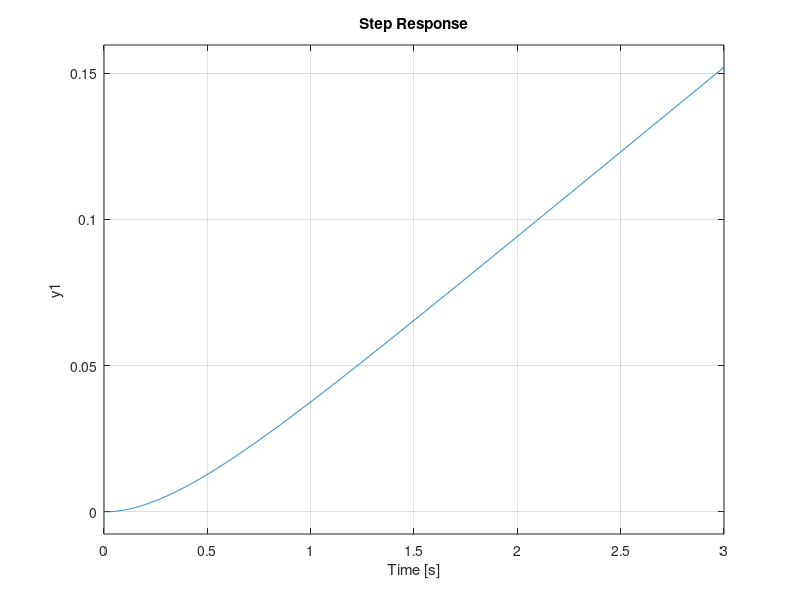

The MATLAB source for this figure: (Note: this script raises an error after producing the figure.)
%% before control

Jm=0.04;
Jl=0.5;
bm=0.1;
bl=0;
K=0.25;
R=8;
L=0.05;
n=1/75;
Jo=Jm+(n^2)*Jl;
bo=bm+(n^2)*bl;
num=[K*n];
numv=[K*n 0]
den=[L*Jo,L*bo+R*Jo,R*bo+K^2,0];
G=tf(num,den)
Gv=tf(numv,den)
%Gclosed=feedback(G,1)
%step(Gclosed)
step(G)
step(Gv)
[A,B,C,D]=tf2ss(num,den)
pzmap(G)% we have a pole on the zero hence the system is marginally stable
%when we subject the system to a step input we can see that it diverges
%the system is type 1 with 3rd order
%since it has a constant slope this makes sense, since the velocity is
%constant.
step(15*G)
stepinfo(15*G)
rlocus(G)
Po=4;
Ts=2;
[zeta,wn]=SecondOrderResponse(Po,Ts)
%zeta=0.75;
zeta=0.8;
%wn=5;
sgrid(zeta,wn)
%we can't use simple P controller since this is not on rootlocus
%we want transient response of Po=4% and Ts=2s
%so, we will need PD controller
%since we also want a steady state error less than 2%
%we use PID;
% we can also use Lead instead of PD
% and lag instead of I
% so we use Lead-lag compensator

%% Pd controller

P=pole(G);
Z=zero(G);
%D=-pi+sum(P)-sum(Z)
if zeta<1
    Sp(1)=-zeta*wn + wn*sqrt(1-zeta^2)*j;
    Sp(2)=-zeta*wn - wn*sqrt(1-zeta^2)*j;
else
    Sp(1)=-zeta*wn + wn*sqrt(zeta^2-1)*j;
    Sp(2)=-zeta*wn - wn*sqrt(zeta^2-1)*j;
end
D=-pi;
for i=1:length(P)
    D=D+angle(Sp(1)-P(i));
end

for i=1:length(Z)
    D=D-angle(Sp(1)-Z(i));
end

zpd=-imag(Sp(1))/(tan(D))+real(Sp(1));
PD=tf([1 -zpd],1);
rlocus(PD*G)
sgrid(zeta,wn)
[Kpd poles]=rlocfind(PD*G)%Kpd=127.0620
Gpd=feedback(Kpd*PD*G,1);
step(Gpd)
stepinfo(Gpd)
[y,t]=step(Gpd);
%overshoot is 4.77% not okayso
%settling time 1.9605 which is okay

%% PID

zpid1=-5;
Dnew=D+angle(Sp(1))-angle(Sp(1)-zpid1)
zpi=-(imag(Sp(1))/tan(Dnew))+real(Sp(1))
PID=tf(conv([1 -zpid1],[1 -zpi]),[1 0])
rlocus(PID*G)
sgrid(zeta,wn)
[KpiD poles]=rlocfind(PID*G)%Kpid=169.4371
Gc2=feedback(KpiD*PID*G,1);
[y,t]=step(Gc2);
stepinfo(Gc2)
%overshoot=20.9896%
%settling time 1.7589;
%% PI

Dnew=D+angle(Sp(1))
zpi=-2;
PI=tf([1 -zpi],[1 0])
rlocus(PI*G)
sgrid(zeta,wn)
Kpi=500;
Gc2=feedback(Kpi*PI*G,1);
[y,t]=step(Gc2);
stepinfo(Gc2)
%overshoot=20.9896%
%settling time 1.7589;

%%
% Lead Compensator
zL=-P(3);
PoleAngle=atan2(imag(Sp(1)+zL),real(Sp(1)+zL))-D;
% graphically, find angle between pole and SP1, then add abs value of the
% real part of SP1 to get the pole
pL=(imag(Sp(1))/tan(PoleAngle))-real(Sp(1));
Gc=tf([1 zL],[1 pL]);
T1=1/zL;
gamma=pL*T1;
rlocus(Gc*G)
sgrid(zeta,wn)
% axis([-6 1 -10 10]);
[Kc,pol]=rlocfind(Gc*G);%750.3234 for z=threshold not enough settling time is high,K=746.808 for zeta=0.75
Gc3=feedback(Kc*Gc*G,1);
step(Gc3)
stepinfo(Gc3)%K=751.0046 for z=0.78 w=diff we are happy with these., 
[y,t]=step(Gc3);
%% Lag Compensator
% We know that we use the lag compensator to fix our steady state response,
% when we are satisfied with our transient response, since this is not the
% case for us, we will not even consider a stand-alone Lag compensator.
%% Lead-Lag Compensator
% we already have an acceptable steady state error for our system in the
% lead compensator, so we do not need to add a lag compensator with it.
num3=2.0959;
GL=tf(num3,den)
bode(GL)
margin(GL)
